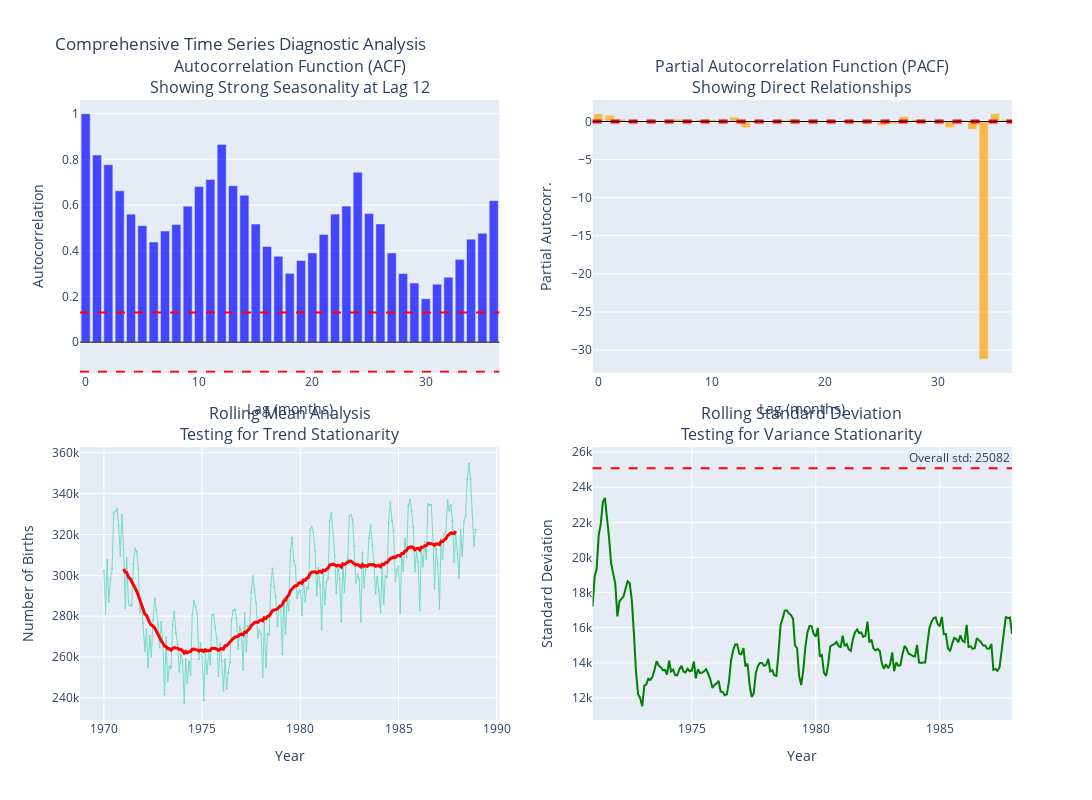

Notebook code for this chart:
### Markdown cell above
### Understanding Stationarity and Autocorrelation

Two concepts are absolutely crucial for understanding time series behavior: **stationarity** and **autocorrelation**. These concepts determine what modeling approaches are appropriate and how we should interpret our results.

#### Understanding Stationarity

**Stationarity** is a statistical property that describes whether a time series has constant statistical properties over time. A time series is **strictly stationary** if its statistical properties don't change when shifted in time. In practice, we usually work with **weak stationarity** (also called covariance stationarity), which requires:

1. **Constant mean**: $E[y_t] = \mu$ for all $t$
2. **Constant variance**: $\text{Var}(y_t) = \sigma^2$ for all $t$  
3. **Autocovariance depends only on lag**: $\text{Cov}(y_t, y_{t+h}) = \gamma(h)$ for all $t$

**Why does stationarity matter?** Most time series models assume some form of stationarity. If our data violates these assumptions, our models may:
- Give unreliable parameter estimates
- Produce poor forecasts
- Exhibit spurious relationships between unrelated variables

#### Types of Non-Stationarity

Our births data exhibits several types of non-stationarity:

1. **Trend non-stationarity**: The mean is changing over time (slight upward trend)
2. **Seasonal non-stationarity**: Regular patterns repeat annually
3. **Variance stationarity**: The variance appears relatively constant (good!)

#### The Autocorrelation Function (ACF)

The **autocorrelation function** measures the linear relationship between observations separated by $h$ time periods:

$$\rho(h) = \frac{\text{Cov}(y_t, y_{t+h})}{\sqrt{\text{Var}(y_t) \text{Var}(y_{t+h})}} = \frac{\gamma(h)}{\gamma(0)}$$

**Key insights from our ACF plot**:
- **High autocorrelation at lag 12**: This confirms annual seasonality
- **Gradual decay**: Typical of series with trend
- **Oscillating pattern**: Suggests seasonal cycles

#### Partial Autocorrelation Function (PACF)

The **partial autocorrelation** at lag $h$ measures the correlation between $y_t$ and $y_{t+h}$ after removing the effects of intermediate lags $y_{t+1}, y_{t+2}, \ldots, y_{t+h-1}$. This helps identify the **order** of autoregressive processes.

Let's compute and visualize these important diagnostic tools:

### Code cell
# Advanced time series diagnostics: ACF, PACF, and stationarity tests using Plotly
def compute_pacf(series, max_lags=24):
    """Compute partial autocorrelation function using Yule-Walker equations"""
    series = np.array(series)
    series = series - np.mean(series)
    n = len(series)
    
    # Compute autocorrelations first
    autocorrs = []
    for lag in range(max_lags + 1):
        if lag == 0:
            autocorr = 1.0
        else:
            c_lag = np.mean(series[:-lag] * series[lag:])
            c_0 = np.mean(series * series)
            autocorr = c_lag / c_0
        autocorrs.append(autocorr)
    
    # Compute partial autocorrelations using Yule-Walker recursion
    pacf = [1.0]  # PACF at lag 0 is always 1
    
    for k in range(1, max_lags + 1):
        if k == 1:
            pacf.append(autocorrs[1])
        else:
            # Build the Toeplitz matrix for Yule-Walker equations
            r_matrix = np.array([[autocorrs[abs(i-j)] for j in range(k)] for i in range(k)])
            r_vector = np.array([autocorrs[i+1] for i in range(k)])
            
            try:
                phi = np.linalg.solve(r_matrix, r_vector)
                pacf.append(phi[-1])
            except np.linalg.LinAlgError:
                pacf.append(0.0)
    
    return pacf

# Compute ACF and PACF using Polars data
max_lags = 36
births_values = births_subset['births'].to_numpy()
acf_values = compute_autocorrelation(births_values, max_lags)
pacf_values = compute_pacf(births_values, max_lags)

# Create comprehensive diagnostic plots using subplots
fig = make_subplots(
    rows=2, cols=2,
    subplot_titles=(
        'Autocorrelation Function (ACF)<br>Showing Strong Seasonality at Lag 12',
        'Partial Autocorrelation Function (PACF)<br>Showing Direct Relationships',
        'Rolling Mean Analysis<br>Testing for Trend Stationarity',
        'Rolling Standard Deviation<br>Testing for Variance Stationarity'
    ),
    vertical_spacing=0.12
)

# 1. ACF plot with significance bounds
lags = list(range(max_lags + 1))
n = len(births_subset)
se = 1.96 / np.sqrt(n)  # 95% confidence bounds

fig.add_trace(go.Bar(
    x=lags, y=acf_values,
    name='ACF',
    marker_color='blue',
    opacity=0.7
), row=1, col=1)

fig.add_hline(y=se, line_dash="dash", line_color="red", row=1, col=1)
fig.add_hline(y=-se, line_dash="dash", line_color="red", row=1, col=1)
fig.add_hline(y=0, line_color="black", line_width=1, row=1, col=1)

# 2. PACF plot
fig.add_trace(go.Bar(
    x=lags, y=pacf_values,
    name='PACF',
    marker_color='orange',
    opacity=0.7
), row=1, col=2)

fig.add_hline(y=se, line_dash="dash", line_color="red", row=1, col=2)
fig.add_hline(y=-se, line_dash="dash", line_color="red", row=1, col=2)
fig.add_hline(y=0, line_color="black", line_width=1, row=1, col=2)

# 3. Rolling statistics to assess stationarity using Polars
window_size = 24  # 2-year rolling window

# Compute rolling statistics using NumPy since Polars doesn't have rolling for all operations
dates_array = births_subset['date'].to_numpy()
births_array = births_subset['births'].to_numpy()

# Compute rolling mean and std manually
rolling_mean = np.full_like(births_array, np.nan, dtype=float)
rolling_std = np.full_like(births_array, np.nan, dtype=float)

for i in range(window_size//2, len(births_array) - window_size//2):
    start_idx = max(0, i - window_size//2)
    end_idx = min(len(births_array), i + window_size//2 + 1)
    rolling_mean[i] = np.mean(births_array[start_idx:end_idx])
    rolling_std[i] = np.std(births_array[start_idx:end_idx])

fig.add_trace(go.Scatter(
    x=dates_array, 
    y=births_array,
    mode='lines+markers',
    name='Original data',
    opacity=0.5,
    marker=dict(size=2),
    line=dict(width=1)
), row=2, col=1)

# Only plot rolling mean where we have valid values
valid_mask = ~np.isnan(rolling_mean)
fig.add_trace(go.Scatter(
    x=dates_array[valid_mask], 
    y=rolling_mean[valid_mask],
    mode='lines',
    name=f'{window_size}-month rolling mean',
    line=dict(color='red', width=3)
), row=2, col=1)

# 4. Rolling standard deviation
valid_std_mask = ~np.isnan(rolling_std)
fig.add_trace(go.Scatter(
    x=dates_array[valid_std_mask], 
    y=rolling_std[valid_std_mask],
    mode='lines',
    name=f'{window_size}-month rolling std',
    line=dict(color='green', width=2)
), row=2, col=2)

overall_std = births_subset['births'].std()
fig.add_hline(
    y=overall_std, 
    line_dash="dash", 
    line_color="red",
    annotation_text=f"Overall std: {overall_std:.0f}",
    row=2, col=2
)

# Update layout
fig.update_xaxes(title_text="Lag (months)", row=1, col=1)
fig.update_xaxes(title_text="Lag (months)", row=1, col=2)
fig.update_xaxes(title_text="Year", row=2, col=1)
fig.update_xaxes(title_text="Year", row=2, col=2)

fig.update_yaxes(title_text="Autocorrelation", row=1, col=1)
fig.update_yaxes(title_text="Partial Autocorr.", row=1, col=2)
fig.update_yaxes(title_text="Number of Births", row=2, col=1)
fig.update_yaxes(title_text="Standard Deviation", row=2, col=2)

fig.update_layout(
    height=800,
    width=1200,
    showlegend=False,
    title_text="Comprehensive Time Series Diagnostic Analysis"
)

fig.show()

# Statistical tests for stationarity
def simple_stationarity_tests(series):
    """Perform basic stationarity assessments"""
    # Split series into two halves
    mid = len(series) // 2
    first_half = series[:mid]
    second_half = series[mid:]
    
    # Test for mean stationarity
    mean_diff = np.abs(np.mean(second_half) - np.mean(first_half))
    
    # Test for variance stationarity  
    var_ratio = np.var(second_half) / np.var(first_half)
    
    return mean_diff, var_ratio

mean_diff, var_ratio = simple_stationarity_tests(births_values)

print(f"\n🔬 **Stationarity Analysis Results**:")
print(f"\n   **Autocorrelation Insights**:")
print(f"   • Lag 1 ACF: {acf_values[1]:.3f} (moderate positive autocorrelation)")
print(f"   • Lag 12 ACF: {acf_values[12]:.3f} (strong seasonal autocorrelation)")
print(f"   • Lag 1 PACF: {pacf_values[1]:.3f} (direct AR(1) effect)")
print(f"   • Lag 12 PACF: {pacf_values[12]:.3f} (direct seasonal AR effect)")

print(f"\n   **Stationarity Assessment**:")
print(f"   • Mean change between halves: {mean_diff:.0f} births")
print(f"   • Variance ratio (2nd half / 1st half): {var_ratio:.2f}")
print(f"   • Trend evidence: {'Yes' if mean_diff > 1000 else 'Minimal'}")
print(f"   • Variance stability: {'Good' if 0.8 < var_ratio < 1.2 else 'Concerning'}")

print(f"\n   **Model Implications**:")
print(f"   • **Seasonal differencing** may be needed due to strong lag-12 autocorrelation")
print(f"   • **Trend modeling** should account for gradual mean changes")
print(f"   • **AR(1) component** suggested by significant PACF at lag 1")
print(f"   • **Seasonal AR component** suggested by significant PACF at lag 12")

### Figure 1 — Plotly figure (JSON) as saved in the notebook; plotly's stock layout.template omitted (floating-point values rounded to 4 significant figures; data arrays with more than 128 entries replaced by an {"elided": "..."} marker saying what was removed)
{"data": [{"marker": {"color": "blue"}, "name": "ACF", "opacity": 0.7, "type": "bar", "x": [0, 1, 2, 3, 4, 5, 6, 7, 8, 9, 10, 11, 12, 13, 14, 15, 16, 17, 18, 19, 20, 21, 22, 23, 24, 25, 26, 27, 28, 29, 30, 31, 32, 33, 34, 35, 36], "xaxis": "x", "y": [1, 0.8186, 0.7763, 0.6621, 0.56, 0.5096, 0.4381, 0.4865, 0.5144, 0.5949, 0.6806, 0.7117, 0.8655, 0.6849, 0.643, 0.5169, 0.419, 0.3756, 0.301, 0.3572, 0.3904, 0.4713, 0.5602, 0.5954, 0.7438, 0.5626, 0.5172, 0.3902, 0.3, 0.2586, 0.1899, 0.2534, 0.284, 0.3623, 0.4508, 0.4763, 0.619], "yaxis": "y"}, {"marker": {"color": "orange"}, "name": "PACF", "opacity": 0.7, "type": "bar", "x": [0, 1, 2, 3, 4, 5, 6, 7, 8, 9, 10, 11, 12, 13, 14, 15, 16, 17, 18, 19, 20, 21, 22, 23, 24, 25, 26, 27, 28, 29, 30, 31, 32, 33, 34, 35, 36], "xaxis": "x2", "y": [1, 0.8186, 0.3219, -0.1094, -0.131, 0.1138, 0.02058, 0.3146, 0.218, 0.2145, 0.229, 0.05666, 0.5828, -0.8152, -0.2191, -0.01823, 0.206, 0.2747, -0.09367, 0.1084, 0.0755, -0.05427, 0.187, -0.1998, 0.09165, -0.4904, -0.3264, 0.6296, 0.2633, 0.1503, -0.1573, -0.804, 0.1964, -1.043, -31.2, 1.03, 0.2494], "yaxis": "y2"}, {"line": {"width": 1}, "marker": {"size": 2}, "mode": "lines+markers", "name": "Original data", "opacity": 0.5, "type": "scatter", "x": {"elided": "228 str values"}, "xaxis": "x3", "y": {"elided": "228 int values"}, "yaxis": "y3"}, {"line": {"color": "red", "width": 3}, "mode": "lines", "name": "24-month rolling mean", "type": "scatter", "x": {"elided": "204 str values"}, "xaxis": "x3", "y": {"elided": "204 float values"}, "yaxis": "y3"}, {"line": {"color": "green", "width": 2}, "mode": "lines", "name": "24-month rolling std", "type": "scatter", "x": {"elided": "204 str values"}, "xaxis": "x4", "y": {"elided": "204 float values"}, "yaxis": "y4"}], "layout": {"annotations": [{"font": {"size": 16}, "showarrow": false, "text": "Autocorrelation Function (ACF)<br>Showing Strong Seasonality at Lag 12", "x": 0.225, "xanchor": "center", "xref": "paper", "y": 1, "yanchor": "bottom", "yref": "paper"}, {"font": {"size": 16}, "showarrow": false, "text": "Partial Autocorrelation Function (PACF)<br>Showing Direct Relationships", "x": 0.775, "xanchor": "center", "xref": "paper", "y": 1, "yanchor": "bottom", "yref": "paper"}, {"font": {"size": 16}, "showarrow": false, "text": "Rolling Mean Analysis<br>Testing for Trend Stationarity", "x": 0.225, "xanchor": "center", "xref": "paper", "y": 0.44, "yanchor": "bottom", "yref": "paper"}, {"font": {"size": 16}, "showarrow": false, "text": "Rolling Standard Deviation<br>Testing for Variance Stationarity", "x": 0.775, "xanchor": "center", "xref": "paper", "y": 0.44, "yanchor": "bottom", "yref": "paper"}, {"showarrow": false, "text": "Overall std: 25082", "x": 1, "xanchor": "right", "xref": "x4 domain", "y": 25080.0, "yanchor": "bottom", "yref": "y4"}], "height": 800, "shapes": [{"line": {"color": "red", "dash": "dash"}, "type": "line", "x0": 0, "x1": 1, "xref": "x domain", "y0": 0.1298, "y1": 0.1298, "yref": "y"}, {"line": {"color": "red", "dash": "dash"}, "type": "line", "x0": 0, "x1": 1, "xref": "x domain", "y0": -0.1298, "y1": -0.1298, "yref": "y"}, {"line": {"color": "black", "width": 1}, "type": "line", "x0": 0, "x1": 1, "xref": "x domain", "y0": 0, "y1": 0, "yref": "y"}, {"line": {"color": "red", "dash": "dash"}, "type": "line", "x0": 0, "x1": 1, "xref": "x2 domain", "y0": 0.1298, "y1": 0.1298, "yref": "y2"}, {"line": {"color": "red", "dash": "dash"}, "type": "line", "x0": 0, "x1": 1, "xref": "x2 domain", "y0": -0.1298, "y1": -0.1298, "yref": "y2"}, {"line": {"color": "black", "width": 1}, "type": "line", "x0": 0, "x1": 1, "xref": "x2 domain", "y0": 0, "y1": 0, "yref": "y2"}, {"line": {"color": "red", "dash": "dash"}, "type": "line", "x0": 0, "x1": 1, "xref": "x4 domain", "y0": 25080.0, "y1": 25080.0, "yref": "y4"}], "showlegend": false, "title": {"text": "Comprehensive Time Series Diagnostic Analysis"}, "width": 1200, "xaxis": {"anchor": "y", "domain": [0, 0.45], "title": {"text": "Lag (months)"}}, "xaxis2": {"anchor": "y2", "domain": [0.55, 1], "title": {"text": "Lag (months)"}}, "xaxis3": {"anchor": "y3", "domain": [0, 0.45], "title": {"text": "Year"}}, "xaxis4": {"anchor": "y4", "domain": [0.55, 1], "title": {"text": "Year"}}, "yaxis": {"anchor": "x", "domain": [0.56, 1], "title": {"text": "Autocorrelation"}}, "yaxis2": {"anchor": "x2", "domain": [0.56, 1], "title": {"text": "Partial Autocorr."}}, "yaxis3": {"anchor": "x3", "domain": [0, 0.44], "title": {"text": "Number of Births"}}, "yaxis4": {"anchor": "x4", "domain": [0, 0.44], "title": {"text": "Standard Deviation"}}}}
